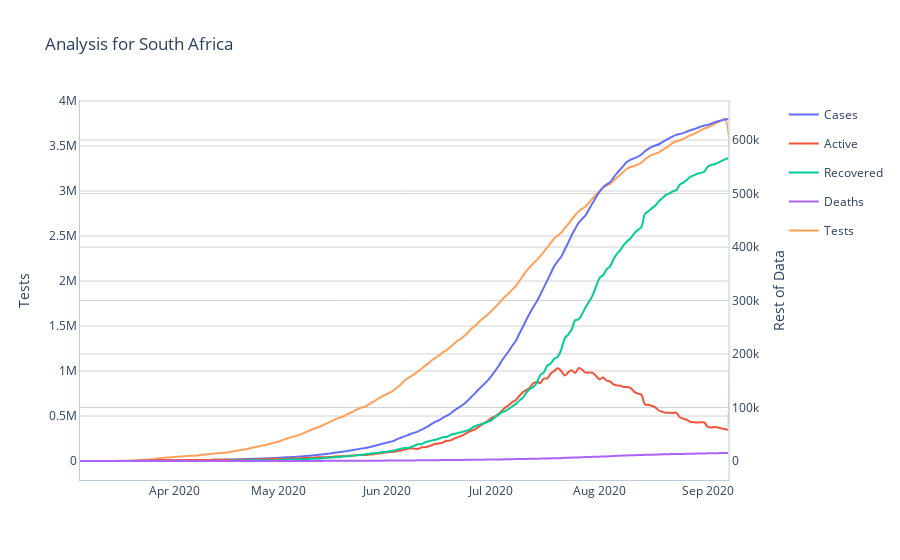

Notebook source saved alongside this figure:
### Code cell
fig_analysis_sa.add_trace(px_data_sa['data'][0], secondary_y=True)
fig_analysis_sa.add_trace(px_data_sa['data'][1], secondary_y=True)
fig_analysis_sa.add_trace(px_data_sa['data'][2], secondary_y=True)
fig_analysis_sa.add_trace(px_data_sa['data'][3], secondary_y=True)
fig_analysis_sa.add_trace(px_data_sa['data'][4], secondary_y=False)

fig_analysis_sa.update_yaxes(title_text="Rest of Data", secondary_y=True)
fig_analysis_sa.update_yaxes(title_text="Tests", secondary_y=False)
fig_analysis_sa.update_layout(title="Analysis for South Africa")

fig_analysis_sa.update_layout(plot_bgcolor="#FFF",hovermode="x")

fig_analysis_sa.update_xaxes(showspikes=True, spikesnap="cursor", spikemode="across", spikethickness=1, linecolor="#BCCCDC")
fig_analysis_sa.update_yaxes(showspikes=True, spikethickness=1, linecolor="#BCCCDC", gridcolor='#D3D3D3')
fig_analysis_sa.update_layout(spikedistance=1000, hoverdistance=100)

fig_analysis_sa.update_traces(hovertemplate=None)
#plot_analysis_sa = plot(fig_analysis_sa, output_type='div', include_plotlyjs=False)

### Figure 1 — Plotly figure (JSON) as saved in the notebook; plotly's stock layout.template omitted (floating-point values rounded to 4 significant figures; data arrays with more than 128 entries replaced by an {"elided": "..."} marker saying what was removed)
{"data": [{"legendgroup": "Cases", "line": {"color": "#636efa", "dash": "solid", "shape": "spline"}, "mode": "lines", "name": "Cases", "showlegend": true, "type": "scatter", "x": {"elided": "187 str values"}, "xaxis": "x", "y": {"elided": "187 int values"}, "yaxis": "y2"}, {"legendgroup": "Active", "line": {"color": "#EF553B", "dash": "solid", "shape": "spline"}, "mode": "lines", "name": "Active", "showlegend": true, "type": "scatter", "x": {"elided": "187 str values"}, "xaxis": "x", "y": {"elided": "187 int values"}, "yaxis": "y2"}, {"legendgroup": "Recovered", "line": {"color": "#00cc96", "dash": "solid", "shape": "spline"}, "mode": "lines", "name": "Recovered", "showlegend": true, "type": "scatter", "x": {"elided": "187 str values"}, "xaxis": "x", "y": {"elided": "187 int values"}, "yaxis": "y2"}, {"legendgroup": "Deaths", "line": {"color": "#ab63fa", "dash": "solid", "shape": "spline"}, "mode": "lines", "name": "Deaths", "showlegend": true, "type": "scatter", "x": {"elided": "187 str values"}, "xaxis": "x", "y": {"elided": "187 int values"}, "yaxis": "y2"}, {"legendgroup": "Tests", "line": {"color": "#FFA15A", "dash": "solid", "shape": "spline"}, "mode": "lines", "name": "Tests", "showlegend": true, "type": "scatter", "x": {"elided": "187 str values"}, "xaxis": "x", "y": {"elided": "187 str values"}, "yaxis": "y"}], "layout": {"hoverdistance": 100, "hovermode": "x", "plot_bgcolor": "#FFF", "spikedistance": 1000, "title": {"text": "Analysis for South Africa"}, "xaxis": {"anchor": "y", "domain": [0, 0.94], "linecolor": "#BCCCDC", "showspikes": true, "spikemode": "across", "spikesnap": "cursor", "spikethickness": 1}, "yaxis": {"anchor": "x", "domain": [0, 1], "gridcolor": "#D3D3D3", "linecolor": "#BCCCDC", "showspikes": true, "spikethickness": 1, "title": {"text": "Tests"}}, "yaxis2": {"anchor": "x", "gridcolor": "#D3D3D3", "linecolor": "#BCCCDC", "overlaying": "y", "showspikes": true, "side": "right", "spikethickness": 1, "title": {"text": "Rest of Data"}}}}
